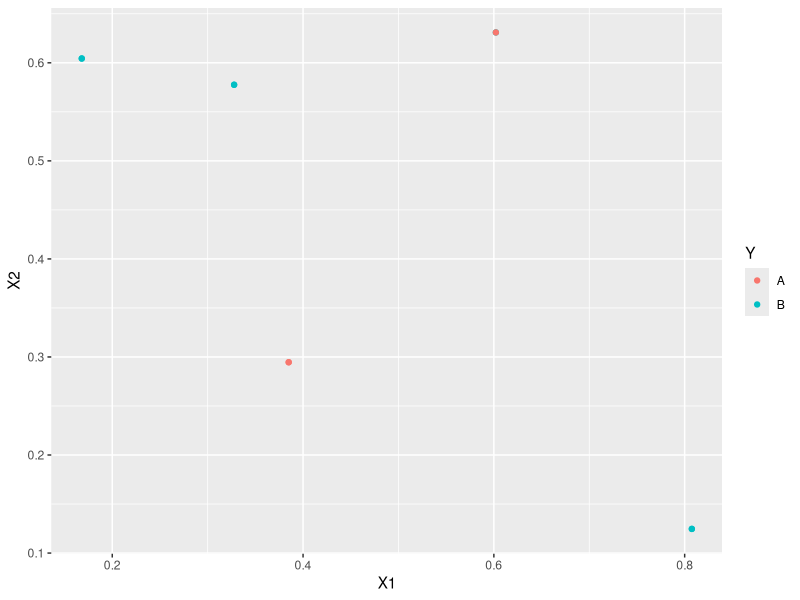
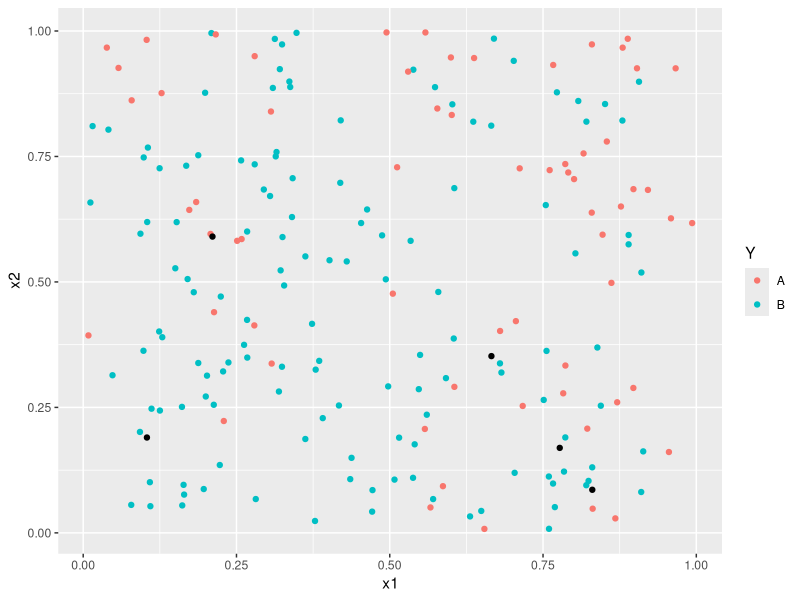

Here is the R script that generated these plots, in order:
## ---- chunk 1
knitr::opts_chunk$set(echo = TRUE)
library(tidyverse)
## ---- chunk 2
set.seed(3)
a<-runif(5, 0, 1)
b<-runif(5, 0, 1)
Y<-sample(c("A","B"), replace = T, size = 10)
d3<-data.frame(a,b,Y)

ggplot(d3, aes(x = a, y = b, color = Y))+geom_point()+labs(x = "X1", y = "X2" )
## ---- chunk 3
set.seed(3)
n<-200
x1<-runif(n, 0,1 )
x2<-runif(n, 0,1)
p<-(x1^2 + x2^2)/2 
Y<-c()
for (i in 1:n){
  Y<-c(Y, sample(c("A","B"), 1, prob = c(p[i], 1 - p[i])))
}
d<-data.frame(x1,x2,Y)


test_pointsx1<-runif(5, 0 ,1)
test_pointsx2<-runif(5, 0 ,1)
test_pointsy<-c()
ptest<-(test_pointsx1^2 + test_pointsx2^2)/2 
for (i in 1:5){
  test_pointsy<-c(test_pointsy, sample(c("A","B"), 1, prob = c(p[i], 1 - p[i])))
}
test<-data.frame(test_pointsx1, test_pointsx2, test_pointsy)


ggplot()+
  geom_point(data = d, aes(x = x1, y =x2, color = Y))+
  geom_point(data = test, aes(x = test_pointsx1, y = test_pointsx2 ))
## ---- chunk 4
View(test)
